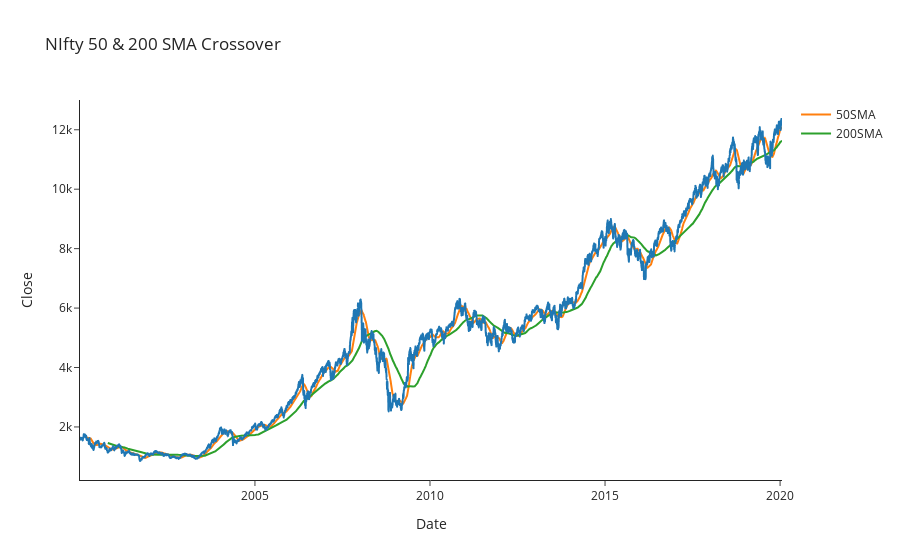

Notebook source saved alongside this figure:
### Code cell
fig = px.line(df, x = 'Date', y = 'Close', title = 'NIfty 50 & 200 SMA Crossover', template = 'simple_white')
fig.add_scatter(x = df['Date'], y = df['50SMA'], name = '50SMA', mode = 'lines' )
fig.add_scatter(x = df['Date'], y = df['200SMA'], name = '200SMA', mode  ='lines')
fig.show()

### Figure 1 — Plotly figure (JSON) as saved in the notebook; plotly's stock layout.template omitted (floating-point values rounded to 4 significant figures; data arrays with more than 128 entries replaced by an {"elided": "..."} marker saying what was removed)
{"data": [{"hoverlabel": {"namelength": 0}, "hovertemplate": "Date=%{x}<br>Close=%{y}", "legendgroup": "", "line": {"color": "#1F77B4", "dash": "solid"}, "mode": "lines", "name": "", "showlegend": false, "type": "scattergl", "x": {"elided": "4984 str values"}, "xaxis": "x", "y": {"elided": "4984 float values"}, "yaxis": "y"}, {"mode": "lines", "name": "50SMA", "type": "scatter", "x": {"elided": "4984 str values"}, "y": {"elided": "4984 float values"}}, {"mode": "lines", "name": "200SMA", "type": "scatter", "x": {"elided": "4984 str values"}, "y": {"elided": "4984 float values"}}], "layout": {"legend": {"tracegroupgap": 0}, "title": {"text": "NIfty 50 & 200 SMA Crossover"}, "xaxis": {"anchor": "y", "domain": [0, 1], "title": {"text": "Date"}}, "yaxis": {"anchor": "x", "domain": [0, 1], "title": {"text": "Close"}}}}
